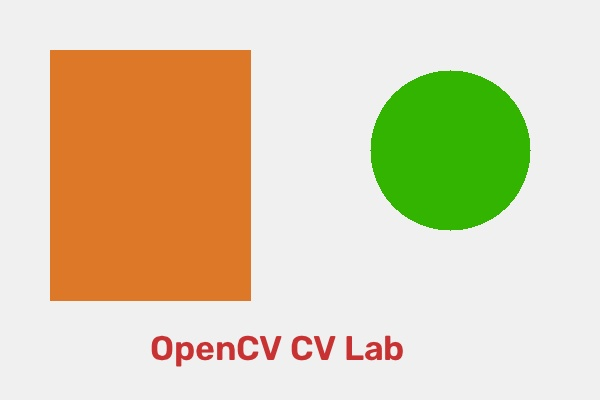
#> input picture sample.jpg, 600 x 400 px, found by its file name; its folder holds 6 pictures in this run
$ python program_05_color_histogram.py
#> lines starting #> are read from the running program, lines starting #| are printed output that depends on the picture
"""
EXPERIMENT 5
Title: Analyze Histogram of Image based on Color Levels
Aim: To write a Python function to analyze the histogram of a given input image based on color levels using OpenCV.
"""

import cv2
import numpy as np
import os

def resolve_path(filename):
    """Find file in current dir, parent dir, input dir, or script dir."""
#> called with filename = 'sample.jpg'
    base_dir = os.path.dirname(__file__) if "__file__" in globals() else "."
    search_paths = [
        filename,
        os.path.join("input", filename),
        os.path.join("..", "input", filename),
        os.path.join(base_dir, "..", "input", filename),
        os.path.join(base_dir, "input", filename),
        os.path.join("..", filename),
        os.path.join(base_dir, "..", filename),
        os.path.join(base_dir, filename),
    ]
    for p in search_paths:
        if os.path.exists(p):
            return p
    return filename
def get_output_path(filename):
    """Return path inside output folder if available."""
    base_dir = os.path.dirname(__file__) if "__file__" in globals() else "."
    for d in ["output", os.path.join("..", "output"),
             os.path.join(base_dir, "..", "output")]:
        if os.path.isdir(d):
            return os.path.join(d, filename)
    return filename


image_path = resolve_path("sample.jpg")
if not os.path.exists(image_path):
    image_path = resolve_path("image.jpg")

image = cv2.imread(image_path)
#> image is the input picture: shape (400, 600, 3); mean B, G, R 175.9, 207.7, 219.7
if image is None:
    print(f"Error: Could not load image from {image_path}")
else:
    hist_canvas = np.ones((400, 500, 3), dtype=np.uint8) * 255
    colors = ('b', 'g', 'r')
    for i, col in enumerate(colors):
        hist = cv2.calcHist([image], [i], None, [256], [0, 256])
        cv2.normalize(hist, hist, 0, 350, cv2.NORM_MINMAX)
        pts = np.int32(np.column_stack((np.linspace(20, 480, 256), 380 - hist.flatten())))
        bgr = (255, 0, 0) if col == 'b' else ((0, 255, 0) if col == 'g' else (0, 0, 255))
        cv2.polylines(hist_canvas, [pts], False, bgr, 2)
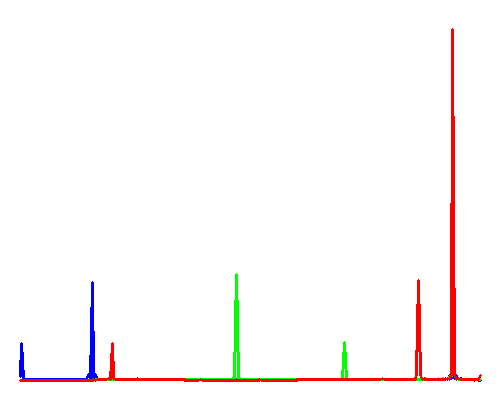
#> hist_canvas: shape (400, 500, 3); mean B, G, R 249.4, 249.6, 253.1
    cv2.imshow("Original Image", image)
    cv2.imshow("Color Histogram Distribution", hist_canvas)
    cv2.imwrite(get_output_path("color_histogram.jpg"), hist_canvas)
    cv2.waitKey(0)
    cv2.destroyAllWindows()
